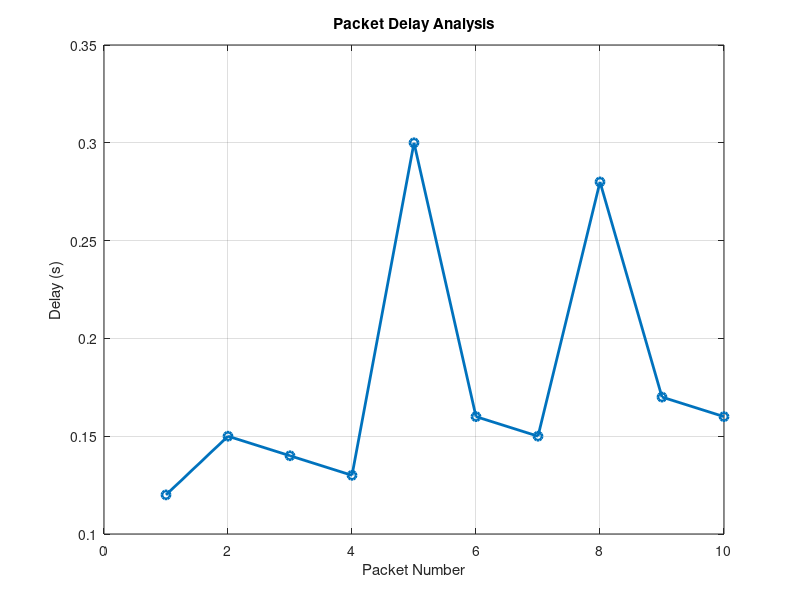
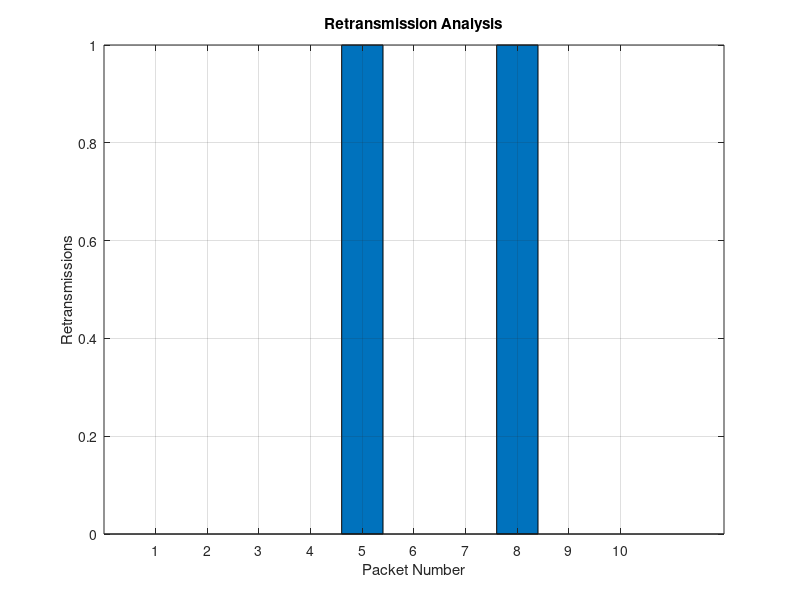

These figures' MATLAB source, in order:
% MATLAB Code for Performance Analysis of Reliable UDP Protocol

clc;
clear;
close all;

% Packet Numbers
packet_no = 1:10;

% Sample Delay Values (seconds)
delay = [0.12 0.15 0.14 0.13 0.30 0.16 0.15 0.28 0.17 0.16];

% Retransmission Count
retransmissions = [0 0 0 0 1 0 0 1 0 0];

% Delay Analysis
figure;
plot(packet_no, delay,'-o','LineWidth',2);
grid on;
xlabel('Packet Number');
ylabel('Delay (s)');
title('Packet Delay Analysis');

% Retransmission Analysis
figure;
bar(packet_no,retransmissions);
grid on;
xlabel('Packet Number');
ylabel('Retransmissions');
title('Retransmission Analysis');

% Packet Delivery Ratio
total_packets = 10;
successful_packets = 10;
PDR = (successful_packets/total_packets)*100;

fprintf('Packet Delivery Ratio = %.2f%%\n',PDR);
